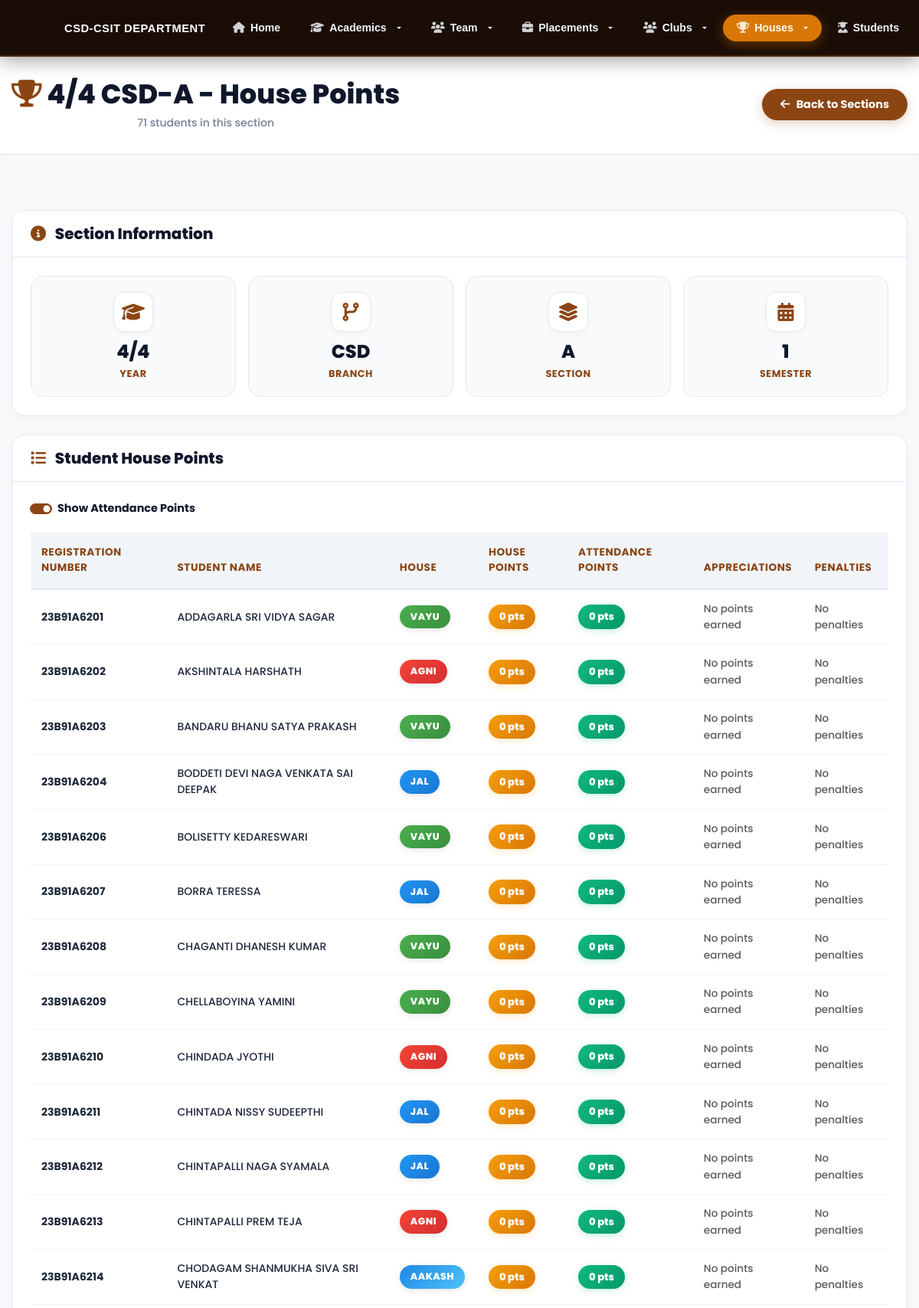
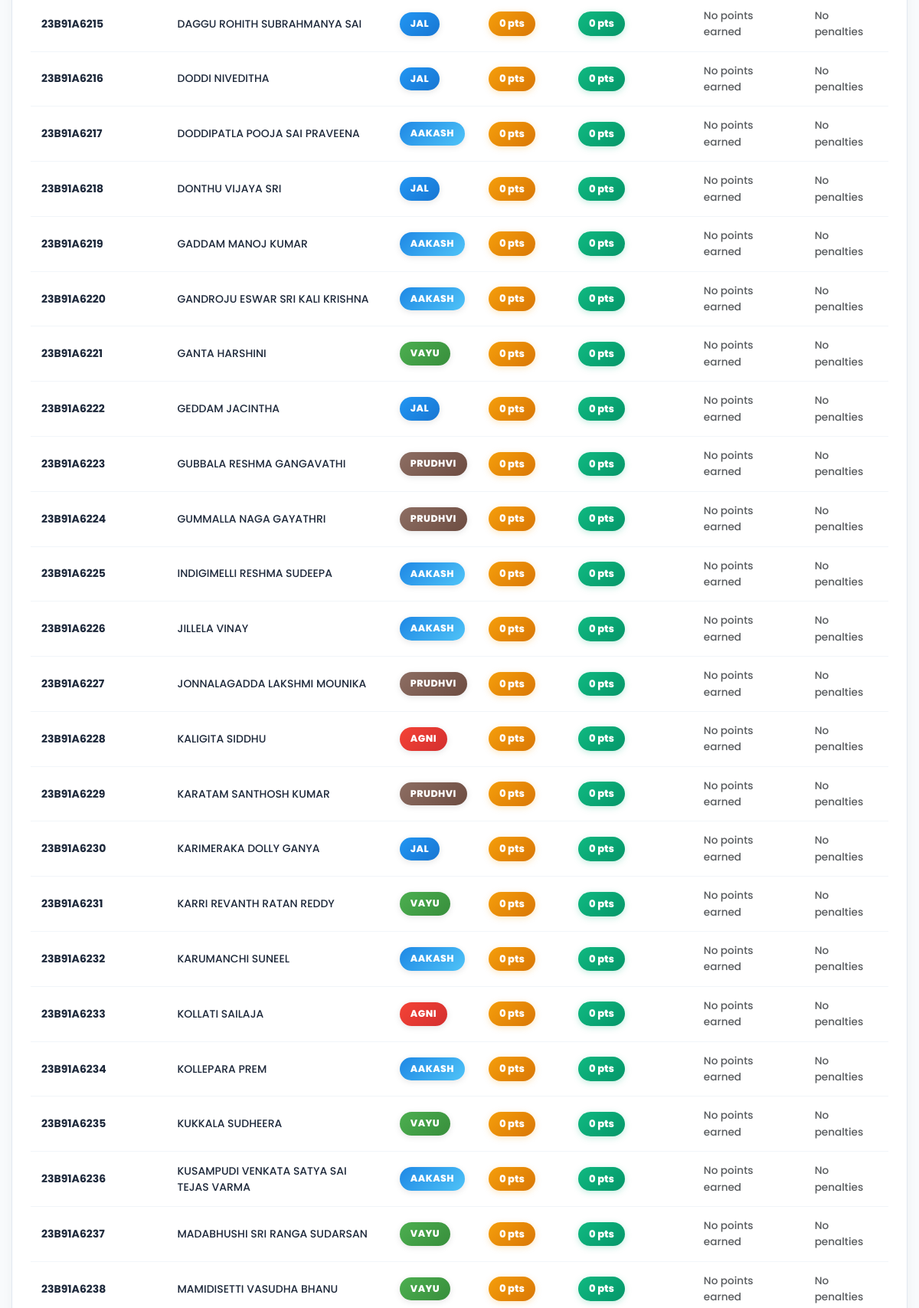
The app's page /section_house_points_detail.php?class_id=2 (upper part) with its own data (2 pictures, top to bottom).
### tables this page shows
CREATE TABLE `classes` (
  `class_id` int(11) NOT NULL,
  `academic_year` varchar(20) NOT NULL,
  `year` tinyint(1) NOT NULL,
  `semester` tinyint(1) NOT NULL,
  `branch` varchar(50) NOT NULL,
  `section` varchar(10) NOT NULL,
  PRIMARY KEY (`class_id`),
  UNIQUE KEY `uk_class_unique` (`academic_year`,`year`,`branch`,`section`,`semester`)
);

CREATE TABLE `students` (
  `student_id` varchar(20) NOT NULL,
  `name` varchar(100) NOT NULL,
  `email` varchar(100) NOT NULL,
  `password` varchar(255) NOT NULL,
  `branch` varchar(50) NOT NULL,
  `section` varchar(10) NOT NULL,
  `class_id` int(11) NOT NULL,
  `hid` int(11) DEFAULT NULL,
  `is_alumni` tinyint(1) DEFAULT 0,
  `profile_picture` varchar(255) DEFAULT NULL,
  `created_at` timestamp NOT NULL DEFAULT current_timestamp()
);

CREATE TABLE `houses` (
  `hid` int(11) NOT NULL,
  `name` varchar(100) NOT NULL,
  `created_at` timestamp NOT NULL DEFAULT current_timestamp(),
  PRIMARY KEY (`hid`),
  UNIQUE KEY `uk_house_name` (`name`)
);

### section_house_points_detail.php (the view, shortened to what the rows shown need)
<?php
include './connect.php';
include './db_migration_helper.php';
$db_helper = new DatabaseMigrationHelper($conn);
$class_id = $_GET['class_id'] ?? null;
$class_query = "SELECT class_id, year, branch, section, semester, academic_year FROM classes WHERE class_id = ?";
$stmt = mysqli_prepare($conn, $class_query);
mysqli_stmt_bind_param($stmt, "i", $class_id);
mysqli_stmt_execute($stmt);
mysqli_stmt_bind_result($stmt, $class_id_result, $year, $branch, $section, $semester, $academic_year);
$class_data = [
    'class_id' => $class_id_result,
    'year' => $year,
    'branch' => $branch,
    'section' => $section,
    'semester' => $semester,
    'academic_year' => $academic_year
];
if ($class_data['year'] >= 5) {
    $section_name = 'Graduated Batch';
} else {
    $section_name = $class_data['year'] . '/4 ' . strtoupper($class_data['branch']) . '-' . strtoupper($class_data['section']);
}
$students_query = "
    SELECT s.student_id, s.name, h.name as house_name
    FROM students s
    LEFT JOIN houses h ON s.hid = h.hid
    WHERE s.class_id = " . (int)$class_id . "
    ORDER BY s.student_id ASC
";
$students_result = mysqli_query($conn, $students_query);
$students = [];
if ($students_result) {
    while ($row = mysqli_fetch_assoc($students_result)) {
        $student = [
            'student_id' => $row['student_id'],
            'name' => $row['name'],
            'house_name' => $row['house_name']
        ];
        $house_points = 0;
        $participants_query = "SELECT COALESCE(SUM(points), 0) as points FROM participants WHERE student_id = '" . mysqli_real_escape_string($conn, $student['student_id']) . "'";
        $participants_result = mysqli_query($conn, $participants_query);
        if ($participants_result) {
            $participants_data = mysqli_fetch_assoc($participants_result);
            $house_points += (int)($participants_data['points'] ?? 0);
        }
        $organizers_query = "SELECT COALESCE(SUM(points), 0) as points FROM organizers WHERE student_id = '" . mysqli_real_escape_string($conn, $student['student_id']) . "'";
        $organizers_result = mysqli_query($conn, $organizers_query);
        if ($organizers_result) {
            $organizers_data = mysqli_fetch_assoc($organizers_result);
            $house_points += (int)($organizers_data['points'] ?? 0);
        }
        $appreciations_query = "SELECT COALESCE(SUM(points), 0) as points FROM appreciations WHERE student_id = '" . mysqli_real_escape_string($conn, $student['student_id']) . "'";
        $appreciations_result = mysqli_query($conn, $appreciations_query);
        if ($appreciations_result) {
            $appreciations_data = mysqli_fetch_assoc($appreciations_result);
            $house_points += (int)($appreciations_data['points'] ?? 0);
        }
        $penalties_query = "SELECT COALESCE(SUM(points), 0) as points FROM penalties WHERE student_id = '" . mysqli_real_escape_string($conn, $student['student_id']) . "'";
        $penalties_result = mysqli_query($conn, $penalties_query);
        if ($penalties_result) {
            $penalties_data = mysqli_fetch_assoc($penalties_result);
            $house_points += (int)($penalties_data['points'] ?? 0);
        }
        $attendance_stats = $db_helper->getStudentAttendanceStats($student['student_id']);
        $attendance_percentage = $attendance_stats['attendance_percentage'] ?? 0;
        $attendance_points = round($attendance_percentage);
        $appreciations_details = [];
        $penalties_details = [];
        $student['house_points'] = $house_points;
        $student['attendance_points'] = $attendance_points;
        $student['appreciations_details'] = $appreciations_details;
        $student['penalties_details'] = $penalties_details;
        $students[] = $student;
    }
}
$student_count = count($students);
?>
<!DOCTYPE html>
<html lang="en">
<head>
    <?php include "./head.php"; ?>
</head>
<body>
    <div class="page-title">
        <div class="container">
            <div class="d-flex justify-content-between align-items-center flex-wrap gap-3">
                <div>
                    <h2><i class="fas fa-trophy"></i> <?php echo htmlspecialchars($section_name); ?> - House Points</h2>
                    <p><?php echo $student_count; ?> students in this section</p>
                </div>
            </div>
        </div>
    </div>
    <div class="main-content mb-5">
        <div class="container">
            <div class="card-custom mb-4">
                <div class="p-4">
                    <div class="row g-3">
                        <div class="col-md-3 col-6 text-center">
                            <div class="graphic-stat-box">
                                <div class="graphic-icon-wrap">
                                    <i class="fas fa-graduation-cap"></i>
                                </div>
                                <h4><?php echo ($class_data['year'] >= 5) ? 'Graduated' : $class_data['year'] . '/4'; ?></h4>
                                <p>Year</p>
                            </div>
                        </div>
                        <div class="col-md-3 col-6 text-center">
                            <div class="graphic-stat-box">
                                <div class="graphic-icon-wrap">
                                    <i class="fas fa-code-branch"></i>
                                </div>
                                <h4><?php echo strtoupper($class_data['branch']); ?></h4>
                                <p>Branch</p>
                            </div>
                        </div>
                        <div class="col-md-3 col-6 text-center">
                            <div class="graphic-stat-box">
                                <div class="graphic-icon-wrap">
                                    <i class="fas fa-layer-group"></i>
                                </div>
                                <h4><?php echo strtoupper($class_data['section']); ?></h4>
                                <p>Section</p>
                            </div>
                        </div>
                        <div class="col-md-3 col-6 text-center">
                            <div class="graphic-stat-box">
                                <div class="graphic-icon-wrap">
                                    <i class="fas fa-calendar-alt"></i>
                                </div>
                                <h4><?php echo $class_data['semester']; ?></h4>
                                <p>Semester</p>
                            </div>
                        </div>
                    </div>
                </div>
            </div>
            <?php if (!empty($students)): ?>
                <div class="card-custom">
                    <div class="p-4">
                        <div class="table-responsive">
                            <table class="table align-middle mb-0" id="housePointsTable">
                                <thead>
                                    <tr>
                                        <th>Registration Number</th>
                                        <th>Student Name</th>
                                        <th>House</th>
                                        <th>House Points</th>
                                        <th class="attendance-column">Attendance Points</th>
                                        <th>Appreciations</th>
                                        <th>Penalties</th>
                                    </tr>
                                </thead>
                                <tbody>
                                    <?php foreach ($students as $student): ?>
                                        <?php
                                        $h_name = strtoupper($student['house_name'] ?? '');
                                        $badge_class = 'house-badge-default';
                                        if (strpos($h_name, 'AAKASH') !== false) $badge_class = 'house-badge-aakash';
                                        elseif (strpos($h_name, 'AGNI') !== false) $badge_class = 'house-badge-agni';
                                        elseif (strpos($h_name, 'PRUDHVI') !== false || strpos($h_name, 'PRUTHVI') !== false) $badge_class = 'house-badge-prudhvi';
                                        elseif (strpos($h_name, 'JAL') !== false) $badge_class = 'house-badge-jal';
                                        elseif (strpos($h_name, 'VAYU') !== false) $badge_class = 'house-badge-vayu';
                                        ?>
                                        <tr>
                                            <td data-label="Registration Number">
                                                <strong><?php echo htmlspecialchars($student['student_id']); ?></strong>
                                            </td>
                                            <td data-label="Student Name"><?php echo htmlspecialchars($student['name']); ?></td>
                                            <td data-label="House">
                                                <?php if ($student['house_name']): ?>
                                                    <span class="house-badge-graphic <?php echo $badge_class; ?>">
                                                        <?php echo htmlspecialchars($student['house_name']); ?>
                                                    </span>
                                                <?php else: ?>
                                                    <span class="text-muted">-</span>
                                                <?php endif; ?>
                                            </td>
                                            <td data-label="House Points">
                                                <span class="points-badge-gold">
                                                    <?php echo htmlspecialchars($student['house_points']); ?> pts
                                                </span>
                                            </td>
                                            <td class="attendance-column" data-label="Attendance Points">
                                                <span class="points-badge-green">
                                                    <?php echo htmlspecialchars($student['attendance_points']); ?> pts
                                                </span>
                                            </td>
                                            <td data-label="Appreciations">
                                                <?php if (!empty($student['appreciations_details'])): ?>
                                                    <div class="appreciation-details">
                                                        <?php foreach ($student['appreciations_details'] as $appreciation): ?>
                                                            <div class="app-item-pill">
                                                                <small class="text-success fw-bold">
                                                                    <?php
                                                                    $icon = 'fas fa-star';
                                                                    $source_badge = 'bg-success';
                                                                    if ($appreciation['source'] == 'participant') {
                                                                        $icon = 'fas fa-user-check';
                                                                        $source_badge = 'bg-primary';
                                                                    } elseif ($appreciation['source'] == 'organizer') {
                                                                        $icon = 'fas fa-users-cog';
                                                                        $source_badge = 'bg-info';
                                                                    }
                                                                    ?>
                                                                    <span class="badge <?php echo $source_badge; ?>" style="font-size: 0.68rem; margin-right: 3px;">
                                                                        <?php echo ucfirst($appreciation['source']); ?>
                                                                    </span>
                                                                    <i class="<?php echo $icon; ?>"></i> <?php echo htmlspecialchars($appreciation['event_title']); ?>
                                                                    (<?php echo htmlspecialchars($appreciation['points']); ?> pts)
                                                                    <?php if (!empty($appreciation['reason']) && trim($appreciation['reason']) !== trim($appreciation['event_title'])): ?>
                                                                        - <?php echo htmlspecialchars($appreciation['reason']); ?>
                                                                    <?php endif; ?>
                                                                </small>
                                                            </div>
                                                        <?php endforeach; ?>
                                                    </div>
                                                <?php else: ?>
                                                    <span class="text-muted" style="font-size: 0.85rem;">No points earned</span>
                                                <?php endif; ?>
                                            </td>
                                            <td data-label="Penalties">
                                                <?php if (!empty($student['penalties_details'])): ?>
                                                    <div class="penalty-details">
                                                        <?php foreach ($student['penalties_details'] as $penalty): ?>
                                                            <div class="pen-item-pill">
                                                                <small class="text-danger fw-bold">
                                                                    <i class="fas fa-minus-circle"></i> <?php echo htmlspecialchars($penalty['event_title']); ?>
                                                                    (<?php echo htmlspecialchars($penalty['points']); ?> pts)
                                                                    <?php if (!empty($penalty['reason']) && trim($penalty['reason']) !== trim($penalty['event_title'])): ?>
                                                                        - <?php echo htmlspecialchars($penalty['reason']); ?>
                                                                    <?php endif; ?>
                                                                </small>
                                                            </div>
                                                        <?php endforeach; ?>
                                                    </div>
                                                <?php else: ?>
                                                    <span class="text-muted" style="font-size: 0.85rem;">No penalties</span>
                                                <?php endif; ?>
                                            </td>
                                        </tr>
                                    <?php endforeach; ?>
                                </tbody>
                            </table>
                        </div>
                    </div>
                </div>
            <?php endif; ?>
        </div>
    </div>
</body>
</html>

### records on screen
classes: section_name "4/4 CSD-A", year "4", branch "CSD", section "A", semester "1"
students: student_id "23B91A6201", name "ADDAGARLA SRI VIDYA SAGAR", hid.name "VAYU", house_points "0", attendance_points "0"
students: student_id "23B91A6202", name "AKSHINTALA HARSHATH", hid.name "AGNI", house_points "0", attendance_points "0"
students: student_id "23B91A6203", name "BANDARU BHANU SATYA PRAKASH", hid.name "VAYU", house_points "0", attendance_points "0"
students: student_id "23B91A6204", name "BODDETI DEVI NAGA VENKATA SAI DEEPAK", hid.name "JAL", house_points "0", attendance_points "0"
students: student_id "23B91A6206", name "BOLISETTY KEDARESWARI", hid.name "VAYU", house_points "0", attendance_points "0"
students: student_id "23B91A6207", name "BORRA TERESSA", hid.name "JAL", house_points "0", attendance_points "0"
students: student_id "23B91A6208", name "CHAGANTI DHANESH KUMAR", hid.name "VAYU", house_points "0", attendance_points "0"
students: student_id "23B91A6209", name "CHELLABOYINA YAMINI", hid.name "VAYU", house_points "0", attendance_points "0"
students: student_id "23B91A6210", name "CHINDADA JYOTHI", hid.name "AGNI", house_points "0", attendance_points "0"
students: student_id "23B91A6211", name "CHINTADA NISSY SUDEEPTHI", hid.name "JAL", house_points "0", attendance_points "0"
students: student_id "23B91A6212", name "CHINTAPALLI NAGA SYAMALA", hid.name "JAL", house_points "0", attendance_points "0"
students: student_id "23B91A6213", name "CHINTAPALLI PREM TEJA", hid.name "AGNI", house_points "0", attendance_points "0"
students: student_id "23B91A6214", name "CHODAGAM SHANMUKHA SIVA SRI VENKAT", hid.name "AAKASH", house_points "0", attendance_points "0"
students: student_id "23B91A6215", name "DAGGU ROHITH SUBRAHMANYA SAI", hid.name "JAL", house_points "0", attendance_points "0"
students: student_id "23B91A6216", name "DODDI NIVEDITHA", hid.name "JAL", house_points "0", attendance_points "0"
students: student_id "23B91A6217", name "DODDIPATLA POOJA SAI PRAVEENA", hid.name "AAKASH", house_points "0", attendance_points "0"
students: student_id "23B91A6218", name "DONTHU VIJAYA SRI", hid.name "JAL", house_points "0", attendance_points "0"
students: student_id "23B91A6219", name "GADDAM MANOJ KUMAR", hid.name "AAKASH", house_points "0", attendance_points "0"
students: student_id "23B91A6220", name "GANDROJU ESWAR SRI KALI KRISHNA", hid.name "AAKASH", house_points "0", attendance_points "0"
students: student_id "23B91A6221", name "GANTA HARSHINI", hid.name "VAYU", house_points "0", attendance_points "0"
students: student_id "23B91A6222", name "GEDDAM JACINTHA", hid.name "JAL", house_points "0", attendance_points "0"
students: student_id "23B91A6223", name "GUBBALA RESHMA GANGAVATHI", hid.name "PRUDHVI", house_points "0", attendance_points "0"
students: student_id "23B91A6224", name "GUMMALLA NAGA GAYATHRI", hid.name "PRUDHVI", house_points "0", attendance_points "0"
students: student_id "23B91A6225", name "INDIGIMELLI RESHMA SUDEEPA", hid.name "AAKASH", house_points "0", attendance_points "0"
students: student_id "23B91A6226", name "JILLELA VINAY", hid.name "AAKASH", house_points "0", attendance_points "0"
students: student_id "23B91A6227", name "JONNALAGADDA LAKSHMI MOUNIKA", hid.name "PRUDHVI", house_points "0", attendance_points "0"
students: student_id "23B91A6228", name "KALIGITA SIDDHU", hid.name "AGNI", house_points "0", attendance_points "0"
students: student_id "23B91A6229", name "KARATAM SANTHOSH KUMAR", hid.name "PRUDHVI", house_points "0", attendance_points "0"
students: student_id "23B91A6230", name "KARIMERAKA DOLLY GANYA", hid.name "JAL", house_points "0", attendance_points "0"
students: student_id "23B91A6231", name "KARRI REVANTH RATAN REDDY", hid.name "VAYU", house_points "0", attendance_points "0"
students: student_id "23B91A6232", name "KARUMANCHI SUNEEL", hid.name "AAKASH", house_points "0", attendance_points "0"
students: student_id "23B91A6233", name "KOLLATI SAILAJA", hid.name "AGNI", house_points "0", attendance_points "0"
students: student_id "23B91A6234", name "KOLLEPARA PREM", hid.name "AAKASH", house_points "0", attendance_points "0"
students: student_id "23B91A6235", name "KUKKALA SUDHEERA", hid.name "VAYU", house_points "0", attendance_points "0"
students: student_id "23B91A6236", name "KUSAMPUDI VENKATA SATYA SAI TEJAS VARMA", hid.name "AAKASH", house_points "0", attendance_points "0"
students: student_id "23B91A6237", name "MADABHUSHI SRI RANGA SUDARSAN", hid.name "VAYU", house_points "0", attendance_points "0"
students: student_id "23B91A6238", name "MAMIDISETTI VASUDHA BHANU", hid.name "VAYU", house_points "0", attendance_points "0"

### other values on screen
$student_count "71"
